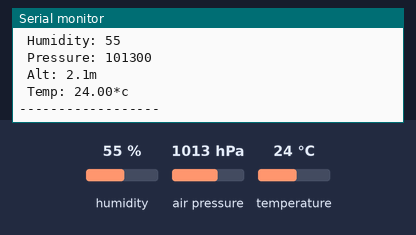
Bench run of a sketch on a simulated Arduino Uno, built for the host (arithmetic inside an expression is 32-bit, double 64-bit). Shown: the last lines printed to the serial monitor. The inputs (shaded band) are chosen by the test bench; at power-on: humidity 55 %, air pressure 1013 hPa, temperature 24 °C.

Above: at 1.2 s.
1.3 s: humidity set to 22 %
2.8 s: air pressure set to 952 hPa
At 4.2 s:
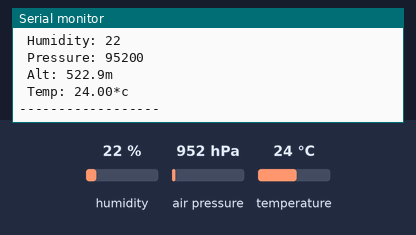
4.3 s: temperature set to 12 °C
At 7.1 s:
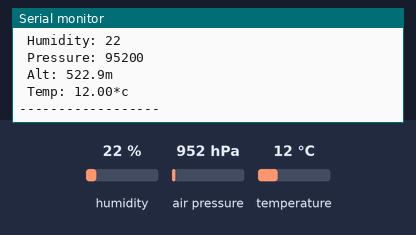

Measured:
- after the input at 2.8 s, the serial monitor: prints a new line after 1.3 s (image 1)
- after the input at 4.3 s, the serial monitor: prints a new line after 1.9 s (image 2)

The sketch:

SPI_SparkfunTest.ino
```cpp
// (licence header left out)
#include <SPI.h>

#include "SparkFunBME280.h"
BME280 mySensor;

void setup()
{
  Serial.begin(9600);
  Serial.println("Reading basic values from BME280");

  if (mySensor.beginSPI(10) == false) //Begin communication over SPI. Use pin 10 as CS.
  {
    Serial.println("The sensor did not respond. Please check wiring.");
    while(1); //Freeze
  }
}

void loop()
{
  Serial.println("------------------");
  Serial.print(" Humidity: ");
  Serial.print(mySensor.readFloatHumidity(), 0);
  Serial.print("\n");

  Serial.print(" Pressure: ");
  Serial.print(mySensor.readFloatPressure(), 0);
  Serial.print("\n");

  Serial.print(" Alt: ");
  Serial.print(mySensor.readFloatAltitudeMeters(), 1);
  //Serial.print(mySensor.readFloatAltitudeFeet(), 1);
  Serial.print("m\n");

  Serial.print(" Temp: ");
  Serial.print(mySensor.readTempC(), 2);
  //Serial.print(mySensor.readTempF(), 2);
  Serial.print("*c \n");
  Serial.println("------------------");
  Serial.println();

  delay(2000);
}
```
